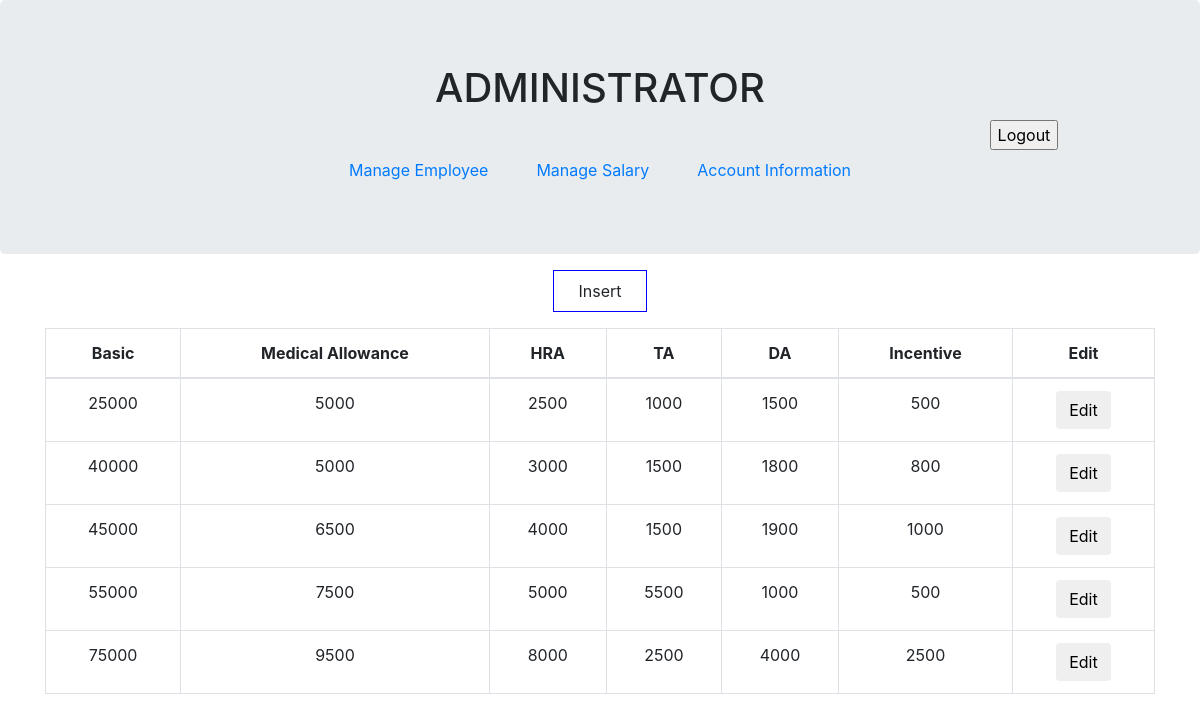
The app's page /manage_salary.php with its own data.
### tables this page shows
CREATE TABLE `salary` (
  `medical_allowance` int(10) DEFAULT NULL,
  `basic` int(10) NOT NULL,
  `hra` int(10) DEFAULT NULL,
  `ta` int(10) DEFAULT NULL,
  `da` int(10) DEFAULT NULL,
  `incentive` int(10) DEFAULT NULL,
  `aid` int(10) DEFAULT NULL
);

### manage_salary.php (the view, shortened to what this page needs)
<?php include 'dbconnect.php'?>
<!DOCTYPE html>
<html lang="en">
<head>
  <link rel="stylesheet" href="https://maxcdn.bootstrapcdn.com/bootstrap/4.1.3/css/bootstrap.min.css">
  <link rel="stylesheet" href="administrator.css">
</head>
<body>
<div class="jumbotron row m-0">
  <h1 class="container col-sm-12 text-center">ADMINISTRATOR</h1>
  <form class="container col-sm-10 text-right" action="" method="POST">
    <input type="submit" name="Logout" value="Logout"/>
  </form>
  <nav class="container">
    <ul class="nav nav-pills justify-content-center">
      <li class="nav-item">
        <a class="nav-link pl-4 pr-4" href="manage_employee.php">Manage Employee</a>
      </li>
      <li class="nav-item">
        <a class="nav-link pl-4 pr-4" href="manage_salary.php">Manage Salary</a>
      </li>
      <li class="nav-item">
        <a class="nav-link pl-4 pr-4" href="a_account_info.php">Account Information</a>
      </li>
    </ul>
  </nav>
</div>
<nav class="container p-3">
  <ul class="nav nav-pills justify-content-center">
    <li class="nav-item" style="border:1px solid blue;">
      <a id="insert" class="nav-link pl-4 pr-4">Insert</a>
    </li>
  </ul>
</nav>
<div class="container">
  <table class="table table-bordered text-center">
    <thead>
      <tr>
        <th>Basic</th>
        <th>Medical Allowance</th>
        <th>HRA</th>
        <th>TA</th>
        <th>DA</th>
        <th>Incentive</th>
        <th>Edit</th>
      </tr>
    </thead>
    <tbody>
      <?php
        $result=mysqli_query($conn,"SELECT * FROM salary");
        while($row = mysqli_fetch_assoc($result)){ ?>
          <tr>
            <td><?php echo $row["basic"];?></td>
            <td><?php echo $row["medical_allowance"];?></td>
            <td><?php echo $row["hra"];?></td>
            <td><?php echo $row["ta"];?></td>
            <td><?php echo $row["da"];?></td>
            <td><?php echo $row["incentive"];?></td>
            <td>
              <form action="" method="post">
                <input id="edit" class="btn" type="submit" name="Edit" value="Edit">
              </form>
            </td>
          </tr>
        <?php }
        ?>
    </tbody>
  </table>
</div>
</body>
</html>

### records on screen
salary: basic "25000", medical_allowance "5000", hra "2500", ta "1000", da "1500", incentive "500"
salary: basic "40000", medical_allowance "5000", hra "3000", ta "1500", da "1800", incentive "800"
salary: basic "45000", medical_allowance "6500", hra "4000", ta "1500", da "1900", incentive "1000"
salary: basic "55000", medical_allowance "7500", hra "5000", ta "5500", da "1000", incentive "500"
salary: basic "75000", medical_allowance "9500", hra "8000", ta "2500", da "4000", incentive "2500"
